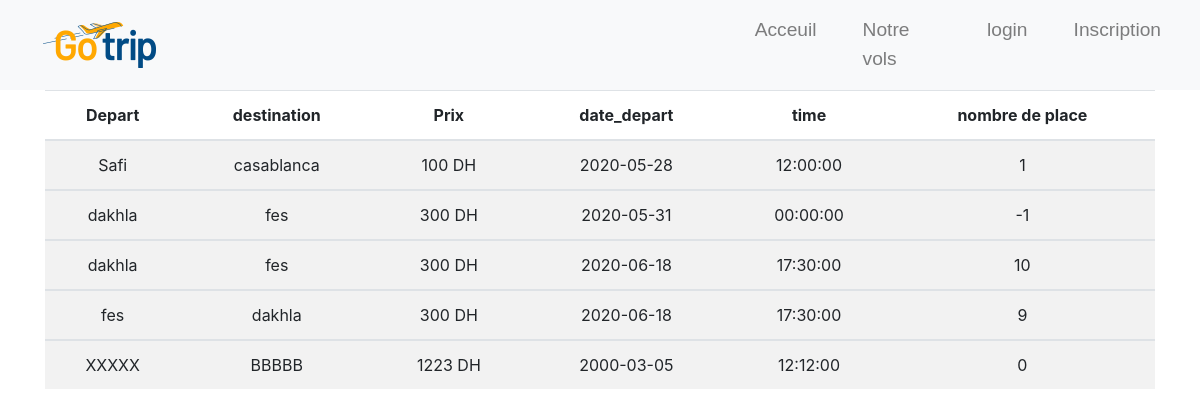
Screenshot of /vols.php with the database file from the repository.
### tables this page shows
CREATE TABLE `vols` (
  `idVol` int(11) NOT NULL,
  `depart` varchar(200) NOT NULL,
  `destination` varchar(200) NOT NULL,
  `date_depart` date NOT NULL,
  `time` time NOT NULL,
  `prix` float NOT NULL,
  `place_disponible` int(11) NOT NULL,
  `display` int(11) NOT NULL DEFAULT 1
);

### vols.php (the view, shortened to what this page needs)
<?php
$db = new PDO("mysql:host=localhost;dbname=db_gestionvols", "root", "");
include('includes/nav.php');
$do = isset($_GET['do']) ? $_GET['do'] : 'manage';
?>
<link rel="stylesheet" href="css/login-insc.css">
<?php
if ($do == 'manage') {
    $stmt = $db->prepare("SELECT * FROM vols WHERE display=1");
    $stmt->execute();
    $rows = $stmt->fetchAll();
?>
    <div class="container">
        <div class="table-responsive table-center text-center">
            <table class="table table-striped">
                <thead>
                    <tr>
                        <th scope="col">Depart</th>
                        <th scope="col">destination</th>
                        <th scope="col">Prix</th>
                        <th scope="col">date_depart</th>
                        <th scope="col">time</th>
                        <th scope="col">nombre de place</th>
                    </tr>
                </thead>
                <?php
                foreach ($rows as $row) {
                ?>
                    <tbody>
                        <tr>
                            <td><?php echo $row['depart'] ?></td>
                            <td><?php echo $row['destination'] ?></td>
                            <td><?php echo $row['prix'] ?> DH</td>
                            <td><?php echo $row['date_depart'] ?></td>
                            <td><?php echo $row['time'] ?></td>
                            <td><?php echo $row['place_disponible'] ?></td>
                        </tr>
                    </tbody>
                <?php } ?>
            </table>
        </div>
    </div>
<?php
}
?>

### rows the page displays
vols: depart "Safi", destination "casablanca", prix "100", date_depart "2020-05-28", time "12:00:00", place_disponible "1"
vols: depart "dakhla", destination "fes", prix "300", date_depart "2020-05-31", time "00:00:00", place_disponible "-1"
vols: depart "dakhla", destination "fes", prix "300", date_depart "2020-06-18", time "17:30:00", place_disponible "10"
vols: depart "fes", destination "dakhla", prix "300", date_depart "2020-06-18", time "17:30:00", place_disponible "9"
vols: depart "XXXXX", destination "BBBBB", prix "1223", date_depart "2000-03-05", time "12:12:00", place_disponible "0"
